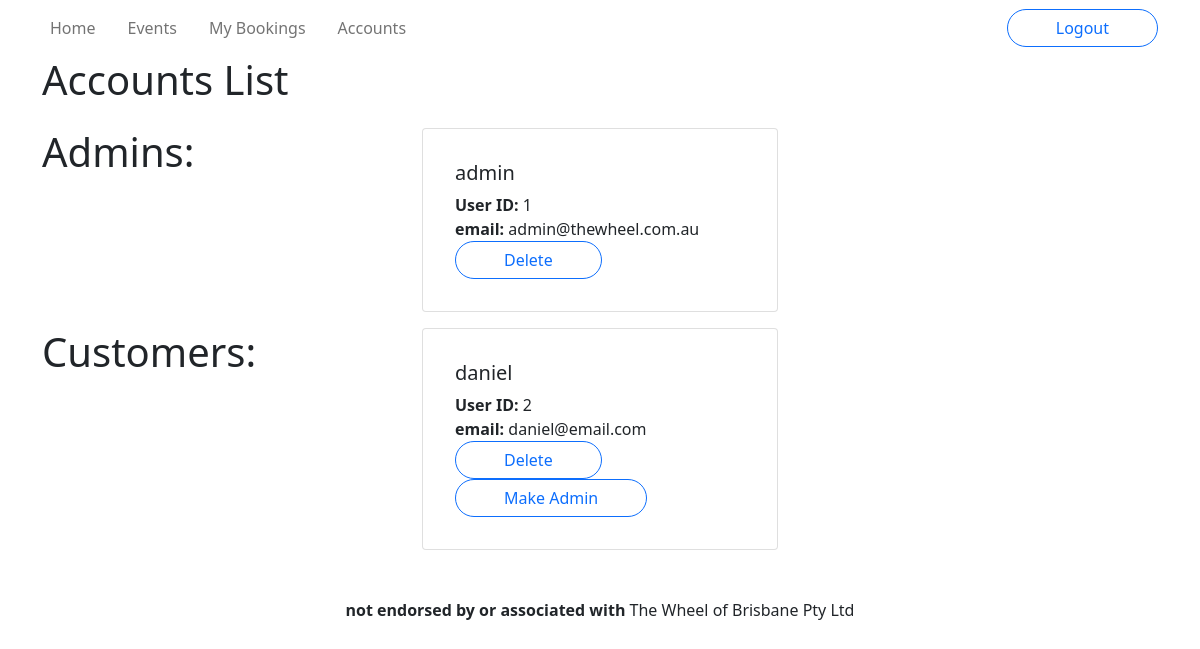
Before: /accounts (signed in) with the older database file.
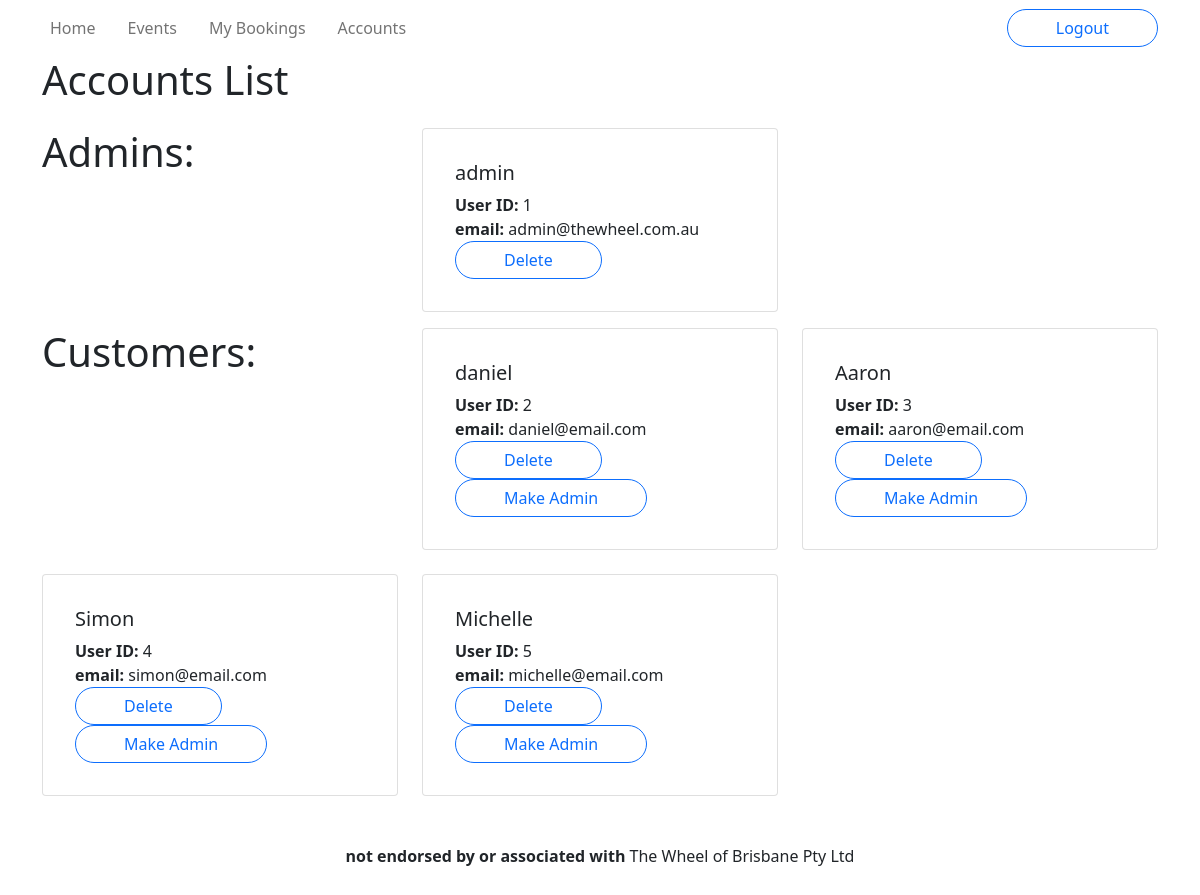
After: the same page with the newer database file.
### wheel/models.py (models this page shows, shortened)
class User(db.Model, UserMixin):
    __tablename__ = 'users'
    id = db.Column(db.Integer, primary_key=True)
    name = db.Column(db.String(100), nullable=False)
    email = db.Column(db.String(100), index=True, unique=True, nullable=False)
    password_hash = db.Column(db.String(255), nullable=False)
    type = db.Column(db.Enum('customer','administrator'), nullable=False, default='customer')
    reviews = db.relationship('Review', backref='author')
    bookings = db.relationship('Booking', backref='customer')
    @staticmethod
    def get(id: int):
        return User.query.get(id)
    def is_admin(self):
        return self.type == 'administrator'

### wheel/views.py (the view)
@main.route('/accounts')
@login_required
def accounts():
    users = User.query.all()
    return render_template('accounts.html', users=users)

### wheel/templates/accounts.html (shortened to what this page needs)
{% extends 'base.html' %}
{% block title %}Accounts List{% endblock %}
{% block content %}
<section class="row row-cols-1 row-cols-md-2 row-cols-xl-3 g-4 mb-3">
    <h1>Admins: </h1>
        {% for user in users %}
            {% if user.type == 'administrator' %}
            <div id="{{ user.id }}" class="col">
                <div class="card">
                    <div class="card-body">
                        <div class="card-body">
                            <h5>{{ user.name }}</h5>
                            <div><strong>User ID: </strong>{{ user.id }}</div>
                            <div><strong>email: </strong>{{ user.email }}</div>
                            <div class="col-sm-auto my-auto">
                                <a href="{{ url_for('main.delete', id=user.id) }}" class="btn btn-outline-primary rounded-pill px-5">Delete</a>
                            </div>
                        </div>
                    </div>
                </div>
            </div>
            {% endif %}
        {% endfor %}
</section>
<section class="row row-cols-1 row-cols-md-2 row-cols-xl-3 g-4 mb-3">
    <h1>Customers: </h1>
        {% for user in users %}
            {% if user.type == 'customer' %}
            <div id="{{ user.id }}" class="col">
                <div class="card">
                    <div class="card-body">
                        <div class="card-body">
                            <h5>{{ user.name }}</h5>
                            <div><strong>User ID: </strong>{{ user.id }}</div>
                            <div><strong>email: </strong>{{ user.email }}</div>
                            <div class="col-sm-auto my-auto">
                                <a href="{{ url_for('main.delete', id=user.id) }}" class="btn btn-outline-primary rounded-pill px-5">Delete</a>
                                <a href="{{ url_for('main.admin', id=user.id) }}" class="btn btn-outline-primary rounded-pill px-5">Make Admin</a>
                            </div>
                        </div>
                    </div>
                </div>
            </div>
            {% endif %}
        {% endfor %}
</section>
{% endblock %}

Changed rows visible on the page:
added User: name "Aaron", id "3", email "aaron@email.com", shown under "Customers:"
added User: name "Simon", id "4", email "simon@email.com", shown under "Customers:"
added User: name "Michelle", id "5", email "michelle@email.com", shown under "Customers:"
